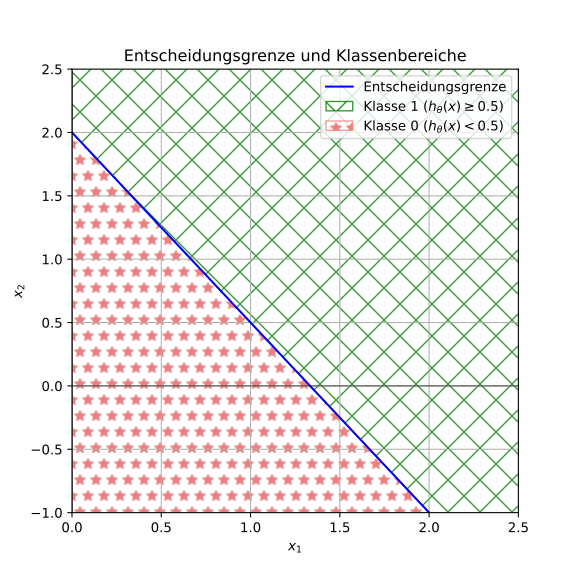

Write Python code to recreate this figure.
import matplotlib.pyplot as plt
import numpy as np

# Definitionsbereich für x1
x1 = np.linspace(0, 4, 100)
# Entscheidungsgrenze: z. B. x2 = -x1 + 2 (wie im Bild zu erkennen)
x2 = - 1.5 * x1 + 2

# Erstelle das Diagramm
plt.figure(figsize=(6, 6))
plt.plot(x1, x2, label='Entscheidungsgrenze', color='blue')

# Achsen und Bereich
plt.xlim(0, 2.5)
plt.ylim(-1, 2.5)
plt.xlabel('$x_1$')
plt.ylabel('$x_2$')
plt.grid(True)

# Klassenzonen einfärben
# Hatches wurden so hässlich gewählt, da man sie auch in schwarz-weiss gut unterscheiden kann
plt.fill_between(x1, x2, 4, color='None', alpha=0.8, hatch="X", label='Klasse 1 ($h_\\theta(x) \\geq 0.5$)', edgecolor='green')
plt.fill_between(x1, x2, -2, color='None', alpha=0.8, hatch="*",label='Klasse 0 ($h_\\theta(x) < 0.5$)', edgecolor='lightcoral')

plt.legend()
plt.title("Entscheidungsgrenze und Klassenbereiche")
plt.axhline(0, color='black', linewidth=0.5)
plt.axvline(0, color='black', linewidth=0.5)

# Als SVG speichern
plt.savefig("plots/entscheidungsgrenze.svg", format="svg")

# plt.show()


